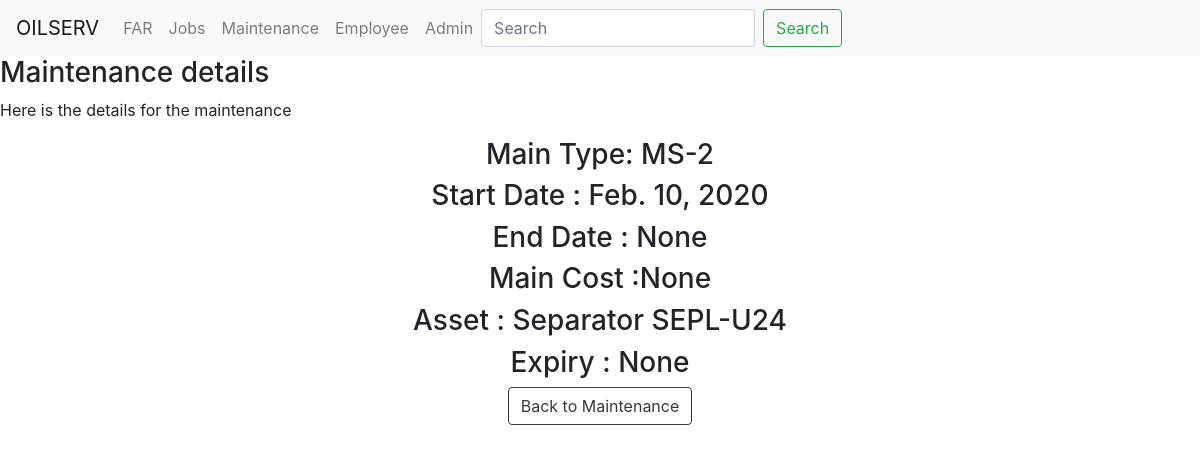
The app's page /Maintenance/maintenance/4, older data.
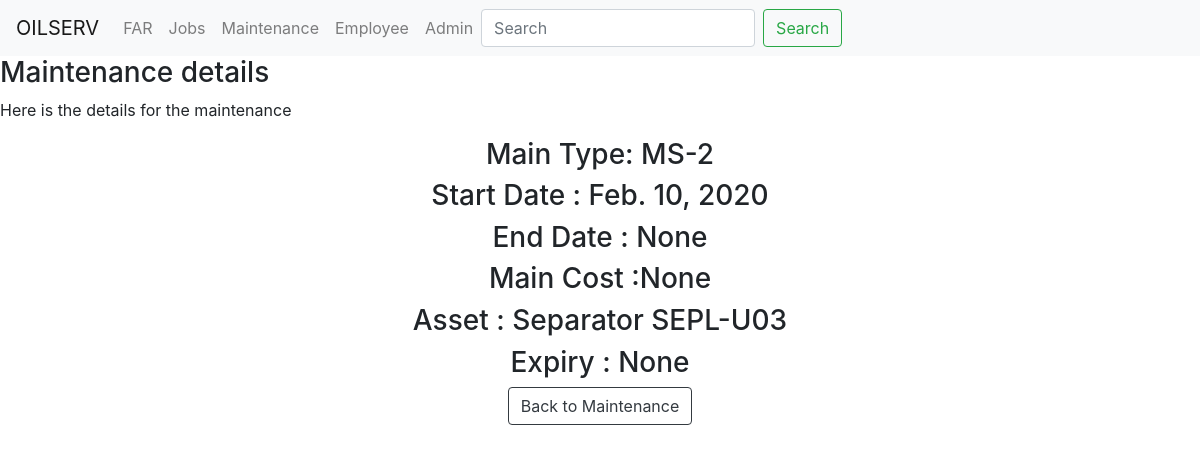
The same page, newer data.
### Maintenance/models.py (models this page shows, shortened)
class MaintenanceDB(models.Model):
    main_date_start = models.DateField( null=True)
    ms_type= models.CharField(max_length=20, null=True)
    main_date_end = models.DateField(blank=True, null=True)
    main_cost = models.DecimalField(max_digits=5, null=True,decimal_places=2,blank=True)
    expiry_date = models.DateField(blank=True, null=True)
    asset = models.ForeignKey(FAR_DB,on_delete=models.CASCADE)

### FAR/models.py (models this page shows, shortened)
class FAR_DB(models.Model):
    asset_num = models.CharField(max_length=200,unique=True, blank=False)
    serial_num = models.CharField(max_length=200,unique=True,blank=True)
    description = models.CharField(max_length=800, null=True,blank=True)
    BU = models.CharField(max_length=4,null=True,blank=True)
    BL = models.CharField(max_length=4,null=True,blank=True)
    asset_life = models.IntegerField(null=True,blank=True)
    acquisition_cost  = models.DecimalField(max_digits=10, decimal_places=2,null=True,blank=True)
    tot_dep_value  = models.DecimalField(max_digits=10, decimal_places=2,null=True,blank=True)
    nbv  = models.DecimalField(max_digits=10, decimal_places=2,null=True,blank=True)
    acquisition_date  = models.DateField(null=True,blank=True)
    equ_type = models.CharField(max_length=200,null=True,blank=True)
    temp_location = models.CharField(max_length=200, blank=True,null=True)
    def __str__(self):
        return '%s %s'% (self.equ_type ,self.serial_num )
    class Meta:
        ordering = ['equ_type']

### Maintenance/views.py (the view)
# urls.py: path('maintenance/<int:pk>', views.MaintenanceDetailView.as_view(), name='maintenance_detail'),
class MaintenanceDetailView(DetailView):
    queryset = MaintenanceDB.objects.all()
    template_name = 'Maintenance/maintenance_detail.html'
    context_object_name = 'maintenance_detail'

### Maintenance/templates/Maintenance/maintenance_detail.html
{% extends 'base.html' %}
{% load humanize %}
{% block body_block %}
<h3>Maintenance details</h3>
<p>Here is the details for the maintenance</p>
<div class=conainer align='middle'>
	<h3> Main Type: {{ maintenance_detail.ms_type }}</h3>
	<h3>Start Date : {{ maintenance_detail.main_date_start	}}</h3>
	<h3>End Date :  {{ maintenance_detail.main_date_end	}}</h3>
	<h3>Main Cost :{{ maintenance_detail.main_cost	}}</h3>
	<h3>Asset  : {{ maintenance_detail.asset	}}</h3>
	<h3>Expiry  :   {{ maintenance_detail.expiry_date}}</h3>
	<a class="btn btn-outline-dark" href="{% url 'maintenance' %}">Back to Maintenance</a>
</div>
{% endblock %}

### templates/base.html (shortened to what this page needs)
<!DOCTYPE html>
<html lang="en">
	<head>
		<link rel="stylesheet" href="https://stackpath.bootstrapcdn.com/bootstrap/4.5.2/css/bootstrap.min.css">
	</head>
	<body>
		<nav class="navbar navbar-expand-lg navbar-light bg-light">
			<a class="navbar-brand" href="{% url 'home' %} ">OILSERV</a>
			<div class="collapse navbar-collapse" id="navbarNav">
				<ul class="navbar-nav">
					<li class="nav-item ">
						<a class="nav-link" href="{% url 'far' %}">FAR</a>
					</li>
					<li class="nav-item">
						<a class="nav-link" href="{% url 'jobs'  %}">Jobs</a>
					</li>
					<li class="nav-item">
						<a class="nav-link" href=" {% url 'maintenance'  %}">Maintenance</a>
					</li>
					<li class="nav-item">
						<a class="nav-link" href=" {% url 'employee'  %}">Employee</a>
					</li>
					<li class="nav-item">
						<a class="nav-link" href=" {% url 'admin:index'  %}">Admin</a>
					</li>
				</ul>
				<form class="form-inline my-2 my-lg-0">
					<input class="form-control mr-sm-2" type="search" placeholder="Search" aria-label="Search">
					<button class="btn btn-outline-success my-2 my-sm-0" type="submit">Search</button>
				</form>
			</div>
		</nav>
		{% block body_block %}
		{% endblock %}
	</body>
</html>

Row changes from the older to the newer data that the page shows:
changed MaintenanceDB "MS-2": asset "Separator SEPL-U24" → "Separator SEPL-U03"
